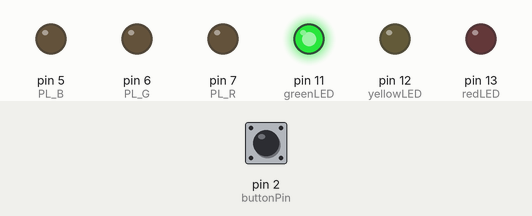
Recording of a sketch running on a simulated Arduino Uno, built with avr-gcc and run on an emulated ATmega328P. Shown: output pins drawn as LEDs (lit = HIGH). Inputs (shaded band) come from the test bench; at power-on: pin 2 (buttonPin) LOW.

Above: at 1.2 s.
1.3 s: pin 2 (buttonPin) pulled HIGH for 0.15 s
At 2.1 s:
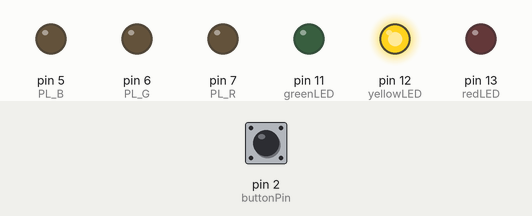
At 5.2 s:
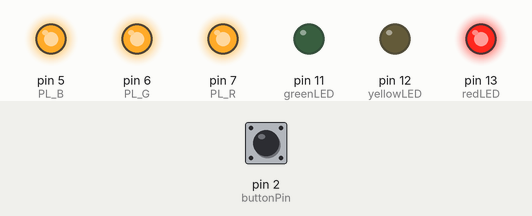
10.4 s: pin 2 (buttonPin) driven LOW
12.7 s: pin 2 (buttonPin) driven HIGH
At 13.2 s:
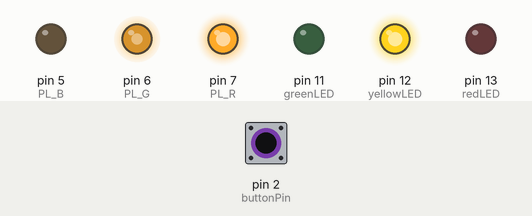
Timing chart, 0 to 16.7 s (numbered marks = the images above; inputs shaded):
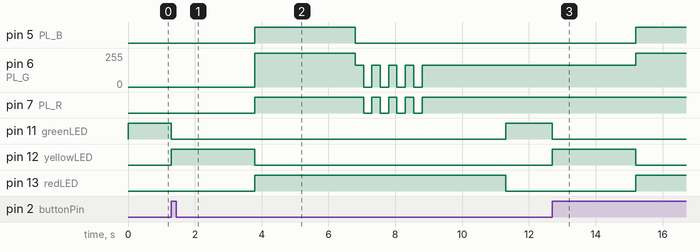

Measured:
- after the input at 1.3 s, pin 5 (PL_B), pin 13 (redLED): LOW → HIGH after 2.5 s instead of 6.2 s; pin 11 (greenLED): HIGH → LOW after 0.00 s instead of 3.7 s
- after the input at 12.7 s, pin 5 (PL_B), pin 13 (redLED): LOW → HIGH after 2.5 s; pin 6 (PL_G): 165/255 → 255/255 after 2.5 s; pin 11 (greenLED): HIGH → LOW after 0.00 s instead of 3.6 s; pin 12 (yellowLED): LOW → HIGH after 0.00 s instead of 3.6 s

The sketch:

P3H1.ino
```cpp
/*
Programming HW #3
I.Dekel
Traffic light
*/

// Traffic Light Pins
const int greenLED = 11;
const int yellowLED = 12;
const int redLED = 13;
const int buttonPin = 2;  // the number of the pushbutton pin
// RGB Pedestrian Light Pins
const int PL_R = 7;  // Red Pin of RGB LED
const int PL_G = 6;  // Green Pin of RGB LED
const int PL_B = 5;  // Blue Pin of RGB LED
// Timing Constants
const long greenDuration = 5000;   // 5 sec
const long yellowDuration = 2500;  // 2.5 sec
const long redDuration = 7500;     // 7.5 sec
const long whiteDuration = 3000;   // 3 sec pedestrian crossing
const long blinkDuration = 2000;   // 2 sec blinking
const long blinkInterval = 250;    // 0.25 sec per blink
int buttonState = 0;  // variable for reading the pushbutton status
void setup() {
    // Traffic Lights
    pinMode(greenLED, OUTPUT);
    pinMode(yellowLED, OUTPUT);
    pinMode(redLED, OUTPUT);
    pinMode(buttonPin, INPUT);
    // Pedestrian Light (RGB)
    pinMode(PL_R, OUTPUT);
    pinMode(PL_G, OUTPUT);
    pinMode(PL_B, OUTPUT);
}

void loop() {
    unsigned long previousMillis = millis();
    // Green LED ON for 5 sec
    digitalWrite(greenLED, HIGH);
    while (millis() - previousMillis < greenDuration) {
          buttonState = digitalRead(buttonPin);
          if (buttonState == HIGH) {
            break;
            }
      }
    digitalWrite(greenLED, LOW);
    // Yellow LED ON for 2.5 sec
    previousMillis = millis();
    digitalWrite(yellowLED, HIGH);
    while (millis() - previousMillis < yellowDuration) {}
    digitalWrite(yellowLED, LOW);
    // Red LED ON for 7.5 sec
    previousMillis = millis();
    digitalWrite(redLED, HIGH);
    // --- Pedestrian Light Cycle Starts ---
    // Step 1: White Light for 3 sec (Pedestrians Cross)
    setRGB(255, 255, 255); // White
    delay(whiteDuration);
    // Step 2: Blinking Orange (Yellowish) for 2 sec
    for (int i = 0; i < (blinkDuration / (2 * blinkInterval)); i++) {
        setRGB(255, 165, 0); // Orange
        delay(blinkInterval);
        setRGB(0, 0, 0); // Off
        delay(blinkInterval);
    }
    // Step 3: Solid Orange until next cycle
    setRGB(255, 165, 0); // Solid Orange
    while (millis() - previousMillis < redDuration) {}
    // Reset everything before restarting loop
    digitalWrite(redLED, LOW);
}
// Function to control RGB LED

void setRGB(int r, int g, int b) {
    analogWrite(PL_R, r);
    analogWrite(PL_G, g);
    analogWrite(PL_B, b);
}
```
